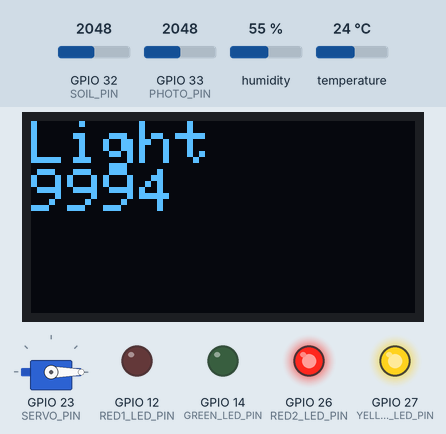
Recording of a sketch running on a simulated ESP32. Shown: servo, 128×64 one-colour display, output pins drawn as LEDs (lit = HIGH). The inputs (shaded band) are chosen by the test bench; at power-on: humidity 55 %, GPIO 32 (SOIL_PIN) = 2048, GPIO 33 (PHOTO_PIN) = 2048, temperature 24 °C. WiFi joins after 1.5 s; servers stay silent unless stated; no MQTT or app messages arrive unless stated; what the sketch prints to the serial monitor is not drawn.

Above: at 3.8 s.
3.9 s: humidity set to 63 %
At 9.2 s:
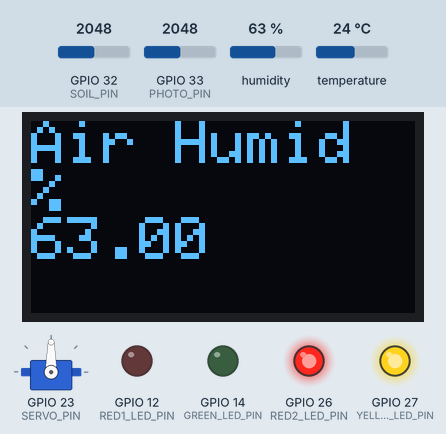
10.1 s: humidity set to 66 %
At 12.3 s:
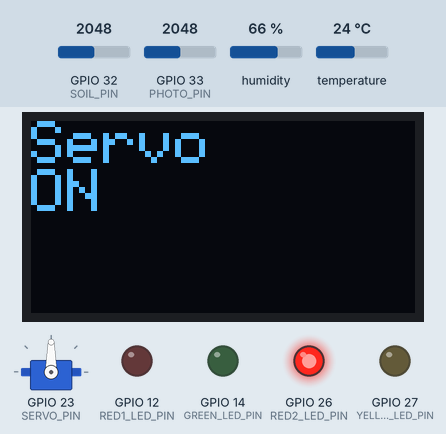
16.3 s: GPIO 32 (SOIL_PIN) set to 1666
At 21.0 s:
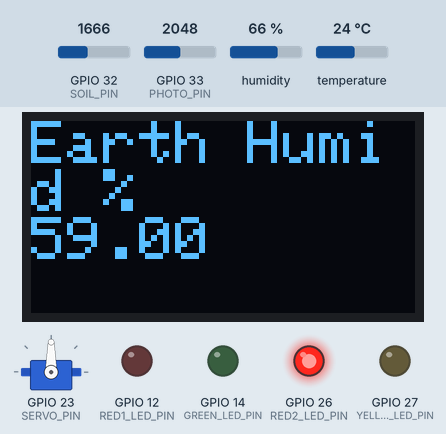
22.5 s: GPIO 32 (SOIL_PIN) set to 1597
At 26.9 s:
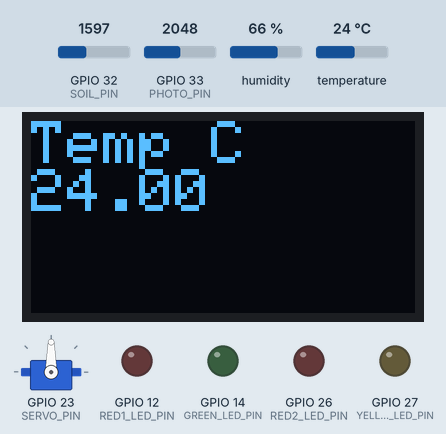
28.7 s: GPIO 32 (SOIL_PIN) set to 820
At 31.3 s:
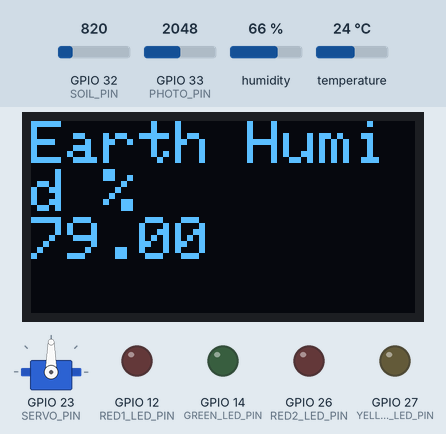
34.9 s: GPIO 32 (SOIL_PIN) set to 750
At 43.1 s:
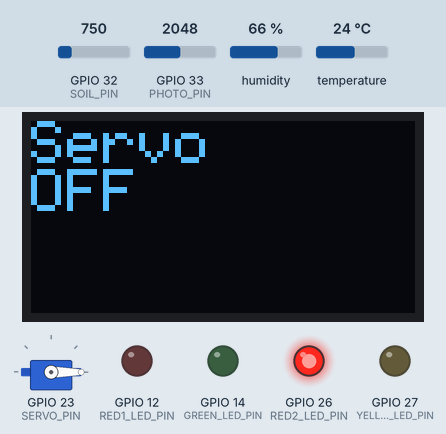
Timing chart, 0 to 44.6 s (numbered marks = the images above; inputs shaded):
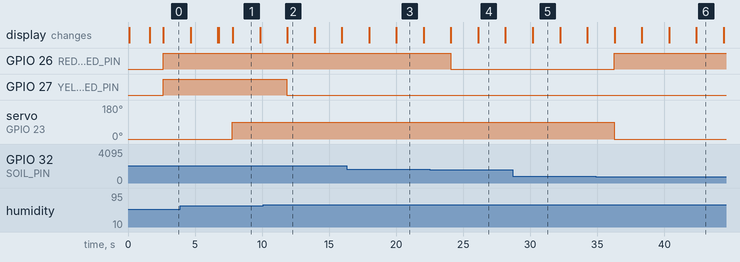

Measured:
- the behaviour switches between 64 and 65 % on humidity (found by bisection; images 1 and 2)
- the behaviour switches between 1639 and 1638 on GPIO 32 (SOIL_PIN) (found by bisection; images 3 and 4)
- the behaviour switches between 779 and 778 on GPIO 32 (SOIL_PIN) (found by bisection; images 5 and 6)
- after the input at 10.1 s, GPIO 27 (YELLOW_LED_PIN): HIGH → LOW after 1.8 s
- after the input at 22.5 s, GPIO 26 (RED2_LED_PIN): HIGH → LOW after 1.6 s
- after the input at 34.9 s, GPIO 26 (RED2_LED_PIN): LOW → HIGH after 1.4 s; servo on GPIO 23 (SERVO_PIN): 90° → 0° after 1.4 s
- what the display in image 1 shows lasts 2.0 s, from 7.8 s to 9.8 s

The sketch:

SIC.ino
```cpp
// ---------------------------------------------------------------- //
//                  ESP32 Multi-Sensor IoT Project                  //
// ---------------------------------------------------------------- //
// Libraries for WiFi, MQTT, Sensors, and Display
#include <WiFi.h>
#include <PubSubClient.h>
#include <Wire.h>
#include <Adafruit_GFX.h>
#include <Adafruit_SSD1306.h>
#include <DHT.h>
#include <ESP32Servo.h>

// ------------------- WiFi & MQTT Configuration ------------------ //
// Replace with your WiFi credentials if not using Wokwi's default
const char* WIFI_SSID = "Wifi";
const char* WIFI_PASSWORD = "113333555555";

// MQTT Broker settings
const char* MQTT_BROKER = "broker.emqx.io";
const int MQTT_PORT = 1883;
const char* MQTT_CLIENT_ID = "mqttx_044ec2b3"; // Make this unique

// MQTT Topics
const char* LIGHT_TOPIC = "esp32/sensors/luminance";
const char* TEMP_HUMID1_TOPIC = "esp32/sensors/humidityAndTemperatureOfAir";
const char* HUMIDITY2_TOPIC = "esp32/sensors/humidityOfEarth";
const char* SERVO_TOPIC = "esp32/actuator/servo";

// ----------------------- Pin Definitions ------------------------ //
// Sensor PinsUSB
const int PHOTO_PIN = 33;      // Photoresistor Analog Out
const int DHT1_PIN = 5;       // DHT11 Data Pin
const int SOIL_PIN = 32;       // Soil Moisture Pin


// Actuator Pins
const int RED1_LED_PIN = 12;    // Light level indicator
const int GREEN_LED_PIN = 14;  // Temperature indicator
const int YELLOW_LED_PIN = 27;    // Air Humidity indicator
const int RED2_LED_PIN = 26;  // Earth Humidity indicator
const int SERVO_PIN = 23;      // Servo motor signal

// -------------------- Threshold Definitions --------------------- //
// Adjust these values to change the trigger points
const int LIGHT_UPPER_THRESHOLD = 10000;       // For photoresistor in lux (8k lux = 183)
const int LIGHT_UNDER_THRESHOLD = 8000;
const float TEMP_UPPER_THRESHOLD = 26.0;      // For air temperature in Celsius
const float TEMP_UNDER_THRESHOLD = 18.0;
const float HUMIDITY1_UPPER_THRESHOLD = 85.0; // For air humidity in %
const float HUMIDITY1_UNDER_THRESHOLD = 65.0;
const float HUMIDITY2_UPPER_THRESHOLD = 80.0; // For soil moisture in %
const float HUMIDITY2_UNDER_THRESHOLD = 60.0;


// -------------------- Global Objects & Variables ---------------- //
// WiFi and MQTT clients
WiFiClient wifiClient;
PubSubClient mqttClient(wifiClient);

// OLED Display (128x64)
#define SCREEN_WIDTH 128
#define SCREEN_HEIGHT 64
Adafruit_SSD1306 display(SCREEN_WIDTH, SCREEN_HEIGHT, &Wire, -1);

// DHT Sensors
#define DHTTYPE DHT22
DHT dht1(DHT1_PIN, DHTTYPE);

// Servo Motor
Servo myServo;

// Variables to hold sensor readings
int lightValueADC = 0;
float lightValue = 0;
float temp1 = 0;
float humidity1 = 0;
float humidity2 = 0;
String servoState = "OFF";
String temp_humid1 = "";

// Variables for timing and display cycling
unsigned long lastReadTime = 0;
const long readInterval = 2000; // Read sensors every 2 seconds
int displayState = 0; // To cycle through display data

// Variables for Servo Handling
unsigned long lastServoChange = 0;
const unsigned long SERVO_DEBOUNCE = 5000;

// -------------------------- SETUP ------------------------------- //
void setup() {
    Serial.begin(115200);

    // Initialize Pins
    pinMode(RED1_LED_PIN, OUTPUT);
    pinMode(GREEN_LED_PIN, OUTPUT);
    pinMode(YELLOW_LED_PIN, OUTPUT);
    pinMode(RED2_LED_PIN, OUTPUT);

    // Initialize Servo
    myServo.attach(SERVO_PIN);
    myServo.write(0); // Start at 0 degrees

    // Initialize I2C
    Wire.begin(21, 22);

    // Initialize OLED Display
    if (!display.begin(SSD1306_SWITCHCAPVCC, 0x3C)) {
        Serial.println(F("SSD1306 allocation failed"));
        for (;;);
    }
    display.clearDisplay();
    display.setTextSize(1);
    display.setTextColor(WHITE);
    display.setCursor(0, 0);
    display.println("Initializing...");
    display.display();

    // Initialize DHT sensors
    dht1.begin();

    // Connect to WiFi and MQTT
    connectWiFi();
    mqttClient.setServer(MQTT_BROKER, MQTT_PORT);
}

// --------------------------- LOOP ------------------------------- //
void loop() {
    // Ensure MQTT client is connected
    if (!mqttClient.connected()) {
        reconnectMQTT();
    }
    mqttClient.loop();

    // Read sensors and update logic at a fixed interval
    if (millis() - lastReadTime > readInterval) {
        readSensors();
        updateLogic();
        publishData();
        updateDisplay();
        lastReadTime = millis();
        delay(2000);
    }
}

// ------------------- Core Functions ------------------- //

void readSensors() {
    lightValueADC = analogRead(PHOTO_PIN);
    lightValue = convertToLux(lightValueADC);

    // Reading from DHT sensors can take a moment
    temp1 = dht1.readTemperature();
    humidity1 = dht1.readHumidity();

    // Reading from Soil Moisture Sensor
    humidity2 = analogRead(SOIL_PIN);
    humidity2 = map(humidity2, 4095, 0, 0, 100);

    // Check if any reads failed and exit early (to try again).
    if (isnan(temp1) || isnan(humidity1)) {
        Serial.println(F("Failed to read from DHT sensor!"));
        return;
    }
}

void updateLogic() {
    // 1. Photoresistor -> Red1 LED
    digitalWrite(RED1_LED_PIN, lightValue >= LIGHT_UNDER_THRESHOLD && lightValue <= LIGHT_UPPER_THRESHOLD ? LOW : HIGH);

    // 2. Temperature (DHT) -> Green LED
    digitalWrite(GREEN_LED_PIN, temp1 >= TEMP_UNDER_THRESHOLD && temp1 <= TEMP_UPPER_THRESHOLD ? LOW : HIGH);

    // 3. Humidity (DHT) -> Yellow LED
    digitalWrite(YELLOW_LED_PIN, humidity1 >= HUMIDITY1_UNDER_THRESHOLD && humidity1 <= HUMIDITY1_UPPER_THRESHOLD ? LOW : HIGH);

    // 4. Humidity (Soil Moisture) -> Red2 LED
    digitalWrite(RED2_LED_PIN, humidity2 >= HUMIDITY2_UNDER_THRESHOLD && humidity2 <= HUMIDITY2_UPPER_THRESHOLD ? LOW : HIGH);

    // 5. Humidity (Soil Moisture) -> Servo
    if (millis() - lastServoChange > SERVO_DEBOUNCE) {
        if (humidity2 < HUMIDITY2_UNDER_THRESHOLD && servoState == "OFF") {
            myServo.write(90);
            servoState = "ON";
            lastServoChange = millis();
        } else if (humidity2 > HUMIDITY2_UPPER_THRESHOLD && servoState == "ON") {
            myServo.write(0);
            servoState = "OFF";
            lastServoChange = millis();
        }
    }
    Serial.println(lightValue);
    Serial.println(temp1);
    Serial.println(humidity1);
    Serial.println(humidity2);
    Serial.println(servoState);
}

void publishData() {
    temp_humid1 = String(humidity1) + "," + String(temp1);

    // Publish all sensor data to their respective MQTT topics
    mqttClient.publish(LIGHT_TOPIC, String(lightValue, 2).c_str(), true);
    mqttClient.publish(TEMP_HUMID1_TOPIC, temp_humid1.c_str(), true);
    mqttClient.publish(HUMIDITY2_TOPIC, String(humidity2).c_str(), true);
    mqttClient.publish(SERVO_TOPIC, servoState.c_str(), true);
    Serial.println("Data published to MQTT.");
}

void updateDisplay() {
    display.clearDisplay();
    display.setCursor(0, 0);
    display.setTextSize(2);

    // Cycle through which sensor data to show
    switch (displayState) {
        case 0:
            display.println(F("Light"));
            display.println(lightValue, 0);
            break;
        case 1:
            display.println(F("Temp C"));
            display.println(temp1);
            break;
        case 2:
            display.println(F("Air Humid %"));
            display.println(humidity1);
            break;
        case 3:
            display.println(F("Earth Humid %"));
            display.println(humidity2);
            break;
        case 4:
            display.println(F("Servo"));
            display.println(servoState);
            break;
    }

    display.display();

    // Increment state for the next cycle
    displayState++;
    if (displayState > 4) {
        displayState = 0;
    }
}


// ------------------- Helper Functions ------------------- //

float convertToLux(int adcValue) {
    if (adcValue == 0) adcValue = 1;

    float voltage = (adcValue / 4095.0) * 3.3;
    float resistance = (10000.0 * voltage) / (3.3 - voltage);

    float lux = pow(10, (log10(resistance / 10000.0) * -1.25) + 4);
    return constrain(lux, 0, 100000);
}

void connectWiFi() {
    Serial.print("Connecting to WiFi...");
    display.clearDisplay();
    display.setCursor(0,0);
    display.println("Connecting WiFi...");
    display.display();

    WiFi.begin(WIFI_SSID, WIFI_PASSWORD);

    int attempts = 0;
    while (WiFi.status() != WL_CONNECTED && attempts < 20) {  // Max 10 detik
        delay(500);
        Serial.print(".");
        attempts++;
    }

    if (WiFi.status() == WL_CONNECTED) {
        Serial.println("\nWiFi connected!");
        Serial.print("IP Address: ");
        Serial.println(WiFi.localIP());
        display.println("WiFi Connected!");
    } else {
        Serial.println("\nWiFi connection failed!");
        display.println("WiFi Failed!");
    }

    display.display();
    delay(1000);
}

void reconnectMQTT() {
    static unsigned long lastAttempt = 0;

    // Hanya coba reconnect setiap 5 detik
    if (millis() - lastAttempt < 5000) return;
    lastAttempt = millis();

    if (!mqttClient.connected()) {
        Serial.print("Attempting MQTT connection...");
        display.clearDisplay();
        display.setCursor(0,0);
        display.println("Connecting MQTT...");
        display.display();

        if (mqttClient.connect(MQTT_CLIENT_ID)) {
            Serial.println("connected");
            display.println("MQTT Connected!");
            display.display();
            delay(1000);
        } else {
            Serial.print("failed, rc=");
            Serial.print(mqttClient.state());
            Serial.println(" try again in 5 seconds");
            display.println("MQTT Failed!");
            display.display();
        }
    }
}
```
